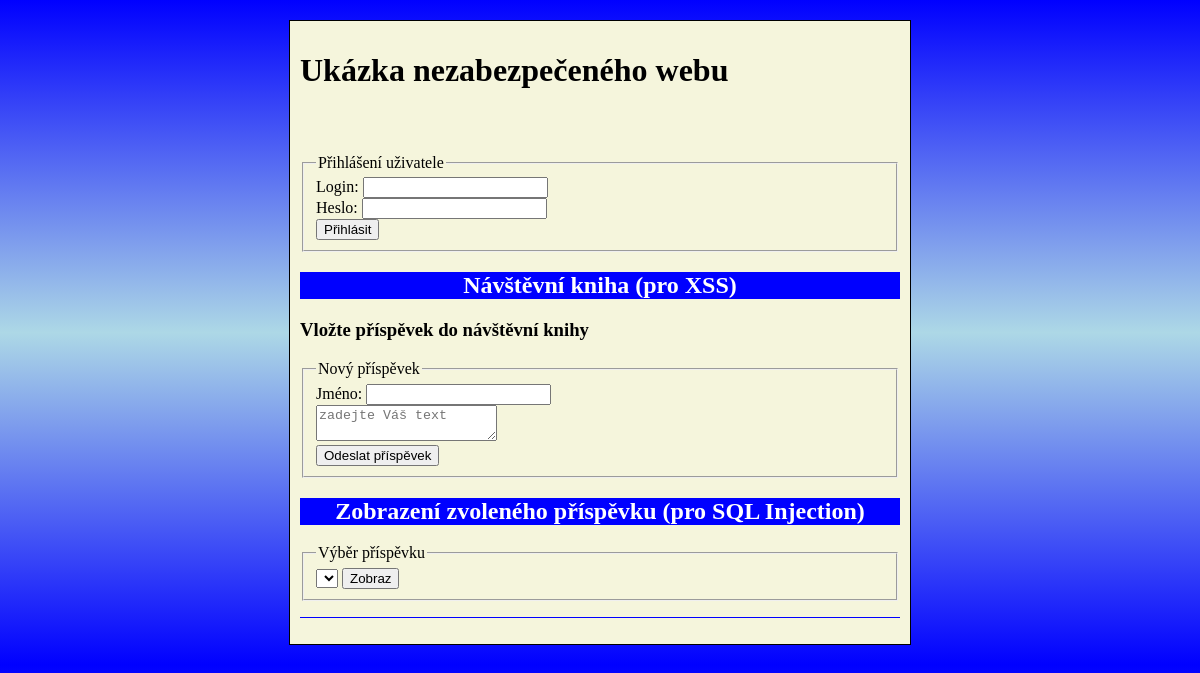
Before: / with the older database file.
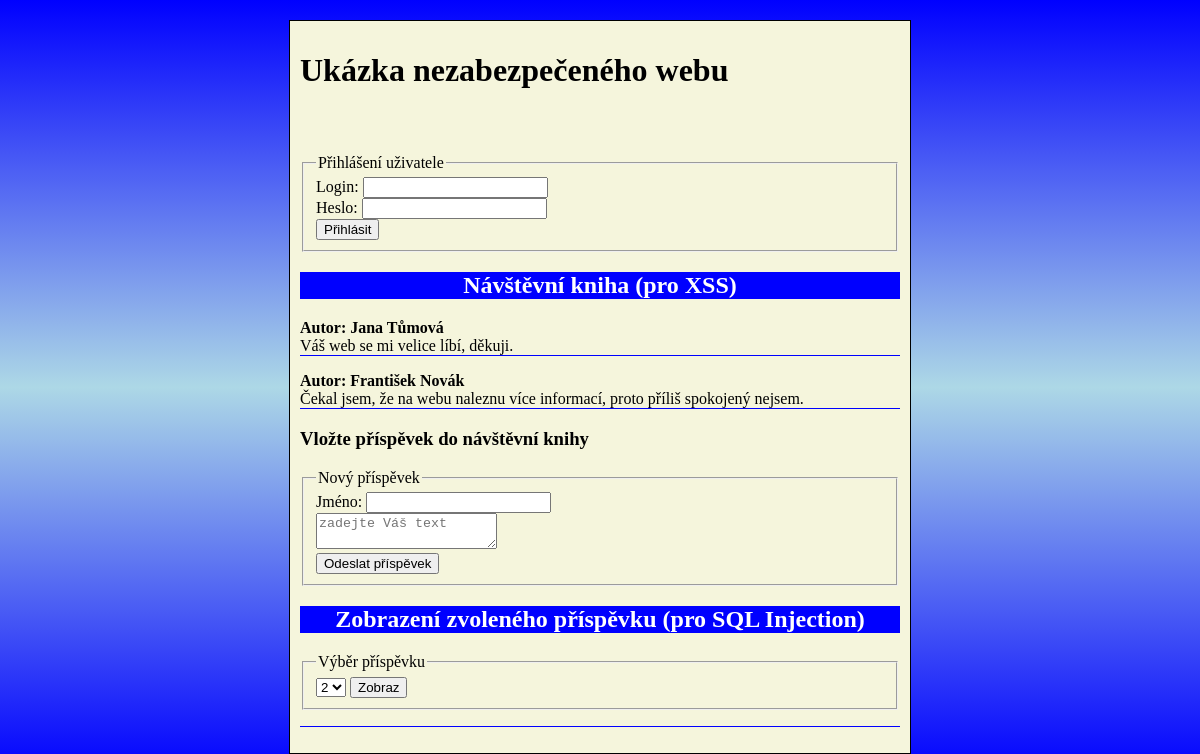
After: the same page with the newer database file.
### tables this page shows
CREATE TABLE IF NOT EXISTS `orionlogin_kniha` (
  `idkniha` INT NOT NULL AUTO_INCREMENT,
  `clovek` VARCHAR(100) NOT NULL,
  `text` TEXT NOT NULL,
  PRIMARY KEY (`idkniha`));

### settings.inc.php (called while the page is built, shortened)
<?php
$username = "orionlogin";
?>

### databaze.class.php (called while the page is built, shortened)
<?php
class Databaze{
    private $db;
    public function __construct(){
        require_once("settings.inc.php");
        $this->db = new PDO("mysql:host=".DB_HOST.";dbname=".DB_NAME, DB_USER, DB_PASSWORD);
        $q = "SET character_set_results = 'utf8', character_set_client = 'utf8', character_set_connection = 'utf8', character_set_database = 'utf8', character_set_server = 'utf8'";
        $this->db->query($q);
    }
    public function vratPrispevky(){
        $vystup = $this->db->query("SELECT * FROM ".TABLE_KNIHA." ORDER BY idkniha DESC;");
        return $vystup->fetchAll();
    }
}
?>

### index.php (the view, shortened to what this page needs)
<?php
    require_once("Databaze.class.php");
    $db = new Databaze();
    $pr = new Prihlaseni();
    $vypis = "";
    $uzivatel = $pr->kontrolaPrihlaseni();
    $prispevky = $db->vratPrispevky();
?>
<!doctype html>
<html>
    <head>
    </head>
    <body>
        <div id="obal">
            <header>
                <h1>Ukázka nezabezpečeného webu</h1>
            </header>
            <article>
                <pre>
                    <?php
                        echo (isset($vypis)) ? $vypis."<br>" : "";
                    ?>
                </pre>
                <?php
                    if(!isset($uzivatel)){
                ?>
                        <form action="" method="post">
                            <fieldset>
                                <legend>Přihlášení uživatele</legend>
                                Login: <input type="text" name="login" ><br>
                                Heslo: <input type="password" name="heslo"><br>
                                <input type="submit" name="prihlaseni" value="Přihlásit">
                            </fieldset>
                        </form>
                        <h2>Návštěvní kniha (pro XSS)</h2>
                        <?php
                            $options = "";
                            foreach($prispevky as $p){
                                echo "<p>";
                                echo "<b>Autor: $p[clovek]</b><br>";
                                echo $p["text"];
                                echo "</p>";
                                $options .= "<option value='$p[idkniha]'>$p[idkniha]</option>";
                            }
                        ?>
                        <h3>Vložte příspěvek do návštěvní knihy</h3>
                        <form action="" method="post">
                            <fieldset>
                                <legend>Nový příspěvek</legend>
                                Jméno: <input type="text" name="jmeno" maxlength="60"><br>
                                <textarea type="text" name="text" placeholder="zadejte Váš text"></textarea><br>
                                <input type="submit" name="vlozeni" value="Odeslat příspěvek">
                            </fieldset>
                        </form>
                        <h2>Zobrazení zvoleného příspěvku (pro SQL Injection)</h2>
                        <form action="" method="get">
                            <fieldset>
                                <legend>Výběr příspěvku</legend>
                                <select name="prispevek">
                                    <?php echo $options; ?>
                                </select>
                                <input type="submit" name="zobraz" value="Zobraz">
                            </fieldset>
                        </form>
                        <p>
                        </p>
                <?php
                    }
                ?>
            </article>
        </div>
    </body>
</html>

### index.php (style rules this page uses)
body { background: linear-gradient(blue, lightblue, blue); }
#obal { width: 600px; margin: 20px auto; background-color: beige; padding: 10px; border: 1px solid black; }
h2 { color: white; background: blue; text-align: center; }
p { text-align: justify; border-bottom: 1px solid blue; }

Changed rows visible on the page:
added orionlogin_kniha: clovek "Jana Tůmová", text "Váš web se mi velice líbí, děkuji.", prispevek "2"
added orionlogin_kniha: clovek "František Novák", text "Čekal jsem, že na webu naleznu více informací, proto příliš spokojený nejsem."
